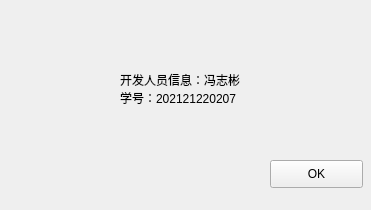
<?xml version="1.0" encoding="UTF-8"?>
<ui version="4.0">
 <class>Form</class>
 <widget class="QWidget" name="Form">
  <property name="geometry">
   <rect>
    <x>0</x>
    <y>0</y>
    <width>371</width>
    <height>210</height>
   </rect>
  </property>
  <property name="windowTitle">
   <string>Form</string>
  </property>
  <widget class="QPushButton" name="pushButton">
   <property name="geometry">
    <rect>
     <x>270</x>
     <y>160</y>
     <width>93</width>
     <height>28</height>
    </rect>
   </property>
   <property name="text">
    <string>OK</string>
   </property>
  </widget>
  <widget class="QLabel" name="label">
   <property name="geometry">
    <rect>
     <x>120</x>
     <y>70</y>
     <width>153</width>
     <height>38</height>
    </rect>
   </property>
   <property name="text">
    <string>开发人员信息：冯志彬
学号：202121220207</string>
   </property>
  </widget>
 </widget>
 <resources/>
 <connections>
  <connection>
   <sender>pushButton</sender>
   <signal>clicked()</signal>
   <receiver>Form</receiver>
   <slot>close()</slot>
   <hints>
    <hint type="sourcelabel">
     <x>276</x>
     <y>263</y>
    </hint>
    <hint type="destinationlabel">
     <x>199</x>
     <y>149</y>
    </hint>
   </hints>
  </connection>
 </connections>
</ui>
